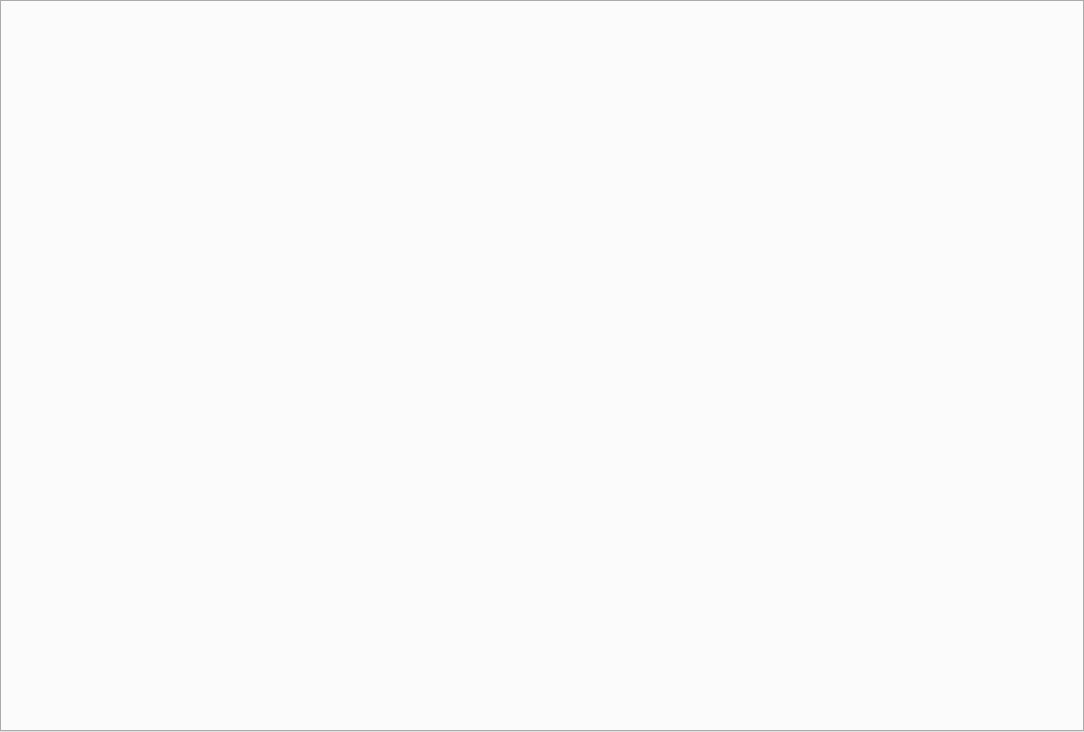
<?xml version="1.0" encoding="UTF-8"?>
<ui version="4.0">
 <class>CentralWidget</class>
 <widget class="QWidget" name="CentralWidget">
  <property name="geometry">
   <rect>
    <x>0</x>
    <y>0</y>
    <width>1084</width>
    <height>732</height>
   </rect>
  </property>
  <property name="windowTitle">
   <string>Form</string>
  </property>
  <layout class="QGridLayout" name="gridLayout">
   <property name="margin">
    <number>0</number>
   </property>
   <item row="0" column="0">
    <widget class="QTabWidget" name="tabWidget">
     <property name="tabsClosable">
      <bool>true</bool>
     </property>
    </widget>
   </item>
  </layout>
 </widget>
 <resources/>
 <connections/>
</ui>
